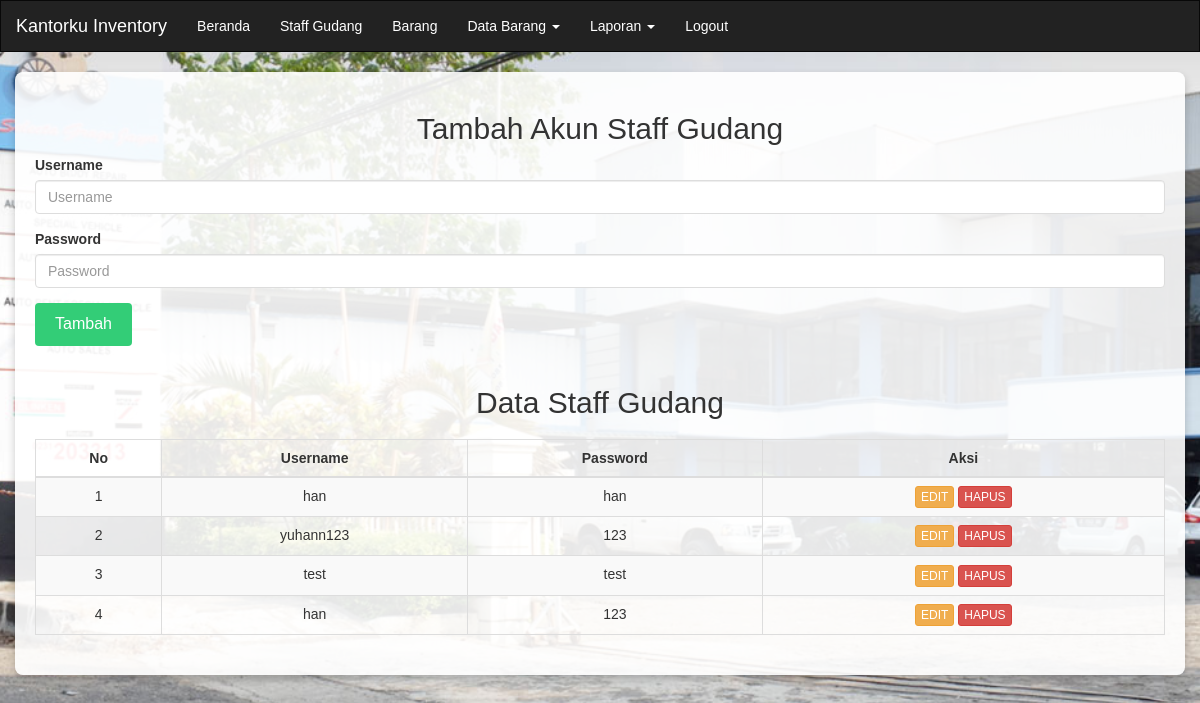
/admin/admin.php, run on the app's committed database.
### tables this page shows
CREATE TABLE `user` (
  `id_user` int NOT NULL,
  `username` varchar(10) NOT NULL,
  `password` varchar(8) NOT NULL
);

### admin/admin.php (the view, shortened to what this page needs)
<?php
  include '../koneksi.php';
?>
<!DOCTYPE html>
<html lang="id">
<head>
    <link rel="stylesheet" href="https://maxcdn.bootstrapcdn.com/bootstrap/3.3.7/css/bootstrap.min.css">
</head>
<body>
<nav class="navbar navbar-inverse">
    <div class="container-fluid">
        <div class="navbar-header">
            <a class="navbar-brand" href="#">Kantorku Inventory</a>
        </div>
        <div class="collapse navbar-collapse" id="navbarNav">
            <ul class="nav navbar-nav">
                <li><a href="../beranda.php">Beranda</a></li>
                <li><a href="admin.php">Staff Gudang</a></li>
                <li><a href="../data/barang.php">Barang</a></li>
                <li class="dropdown">
                    <a href="#" class="dropdown-toggle" data-toggle="dropdown" role="button" aria-haspopup="true" aria-expanded="false">Data Barang <span class="caret"></span></a>
                </li>
                <li class="dropdown">
                    <a href="#" class="dropdown-toggle" data-toggle="dropdown" role="button" aria-haspopup="true" aria-expanded="false">Laporan <span class="caret"></span></a>
                </li>
                <li><a href="../index.php">Logout</a></li>
            </ul>
        </div>
    </div>
</nav>
<div class="container">
    <h2 class="text-center">Tambah Akun Staff Gudang</h2>
    <form method="post" action="aksi_tambah_admin.php" enctype="multipart/form-data">
        <div class="form-group">
            <label for="username"><strong>Username</strong></label>
            <input type="text" class="form-control" id="username" name="username" placeholder="Username" required>
        </div>
        <div class="form-group">
            <label for="password"><strong>Password</strong></label>
            <input type="password" class="form-control" id="password" name="password" placeholder="Password" required>
        </div>
        <button type="submit" class="btn btn-primary">Tambah</button>
    </form>
    <h2 class="text-center" style="margin-top: 40px;">Data Staff Gudang</h2>
    <table class="table table-striped table-bordered">
        <thead>
            <tr>
                <th>No</th>
                <th>Username</th>
                <th>Password</th>
                <th>Aksi</th>
            </tr>
        </thead>
        <tbody>
        <?php
        $no=1;
        $sql="SELECT * FROM user";
        $query= mysqli_query($db_link,$sql);
        while($data = mysqli_fetch_array($query)) {
        ?>
            <tr>
                <td><?php echo "$no"; ?></td>
                <td><?php echo "$data[username]"; ?></td>
                <td><?php echo "$data[password]"; ?></td>
                <td>
                    <a href="editadmin.php?id_user=<?php echo "$data[id_user]"; ?>" class="btn btn-warning btn-xs">EDIT</a>
                    <a href="delete.php?id_user=<?php echo "$data[id_user]"; ?>" onclick="return confirm('Anda yakin?')" class="btn btn-danger btn-xs">HAPUS</a>
                </td>
            </tr>
        <?php
            $no++;
        }
        ?>
        </tbody>
    </table>
</div>
</body>
</html>

### admin/admin.php (style rules this page uses)
body { background-image: url('../selecta1.jpg'); background-size: cover; background-position: center; background-attachment: fixed; background-repeat: no-repeat; font-family: 'Arial', sans-serif; }
.navbar { margin-bottom: 0; border-radius: 0; }
.navbar-brand, .navbar-nav > li > a { color: #fff !important; }
.container { background-color: rgba(255, 255, 255, 0.9); border-radius: 8px; box-shadow: 0 4px 8px rgba(0, 0, 0, 0.2); padding: 20px; margin-top: 20px; }
.form-control { border-radius: 4px; border: 1px solid #ddd; }
.btn-primary { background-color: #33cd77; border: none; border-radius: 4px; padding: 10px 20px; font-size: 16px; cursor: pointer; }
.table { margin-top: 20px; }
.table th, .table td { text-align: center; }

### data on the page
user: username "han", password "han"
user: username "yuhann123", password "123"
user: username "test", password "test"
user: username "han", password "123"
